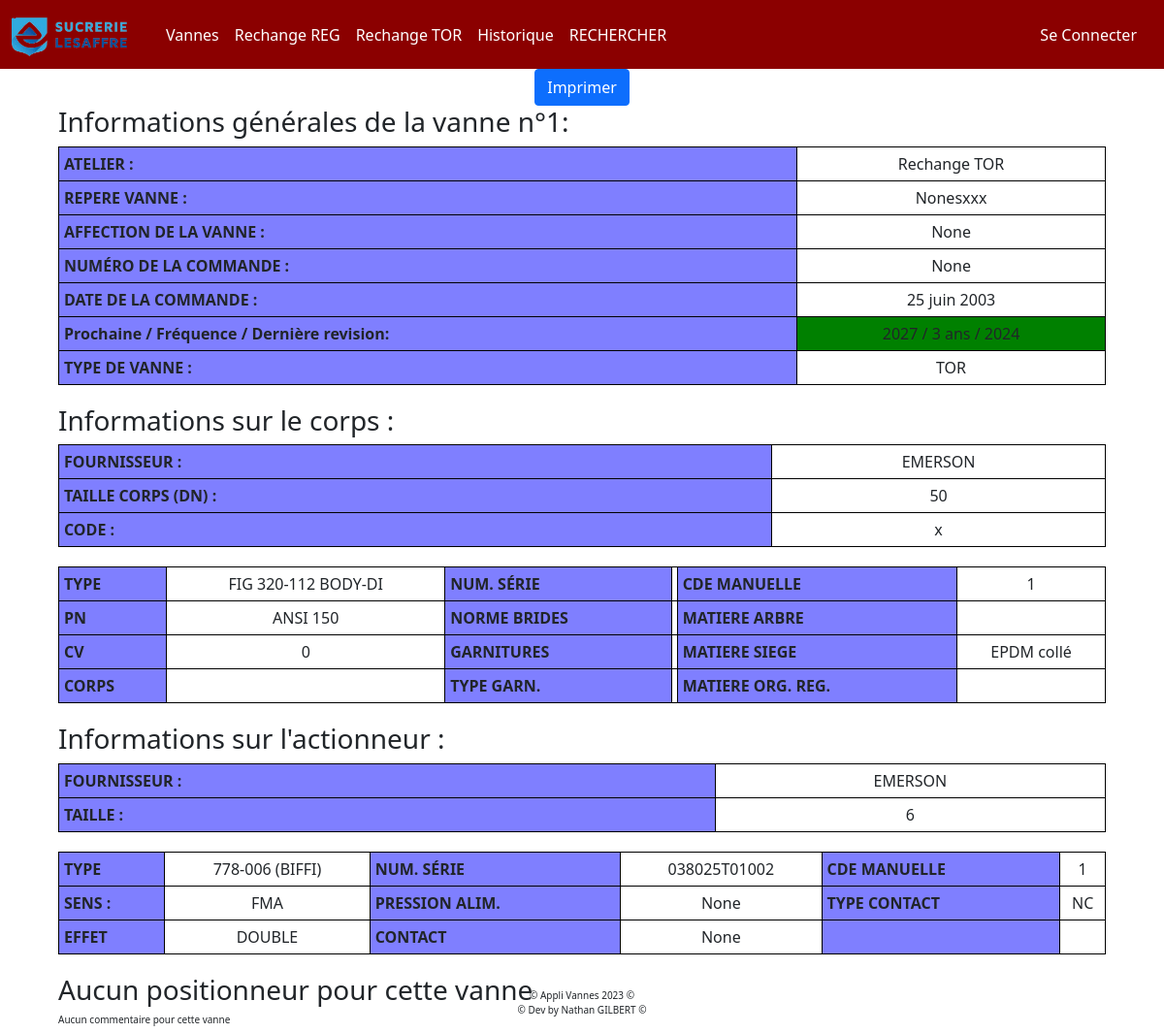
Page /vanne/1/detail_vanne on the earlier database version.
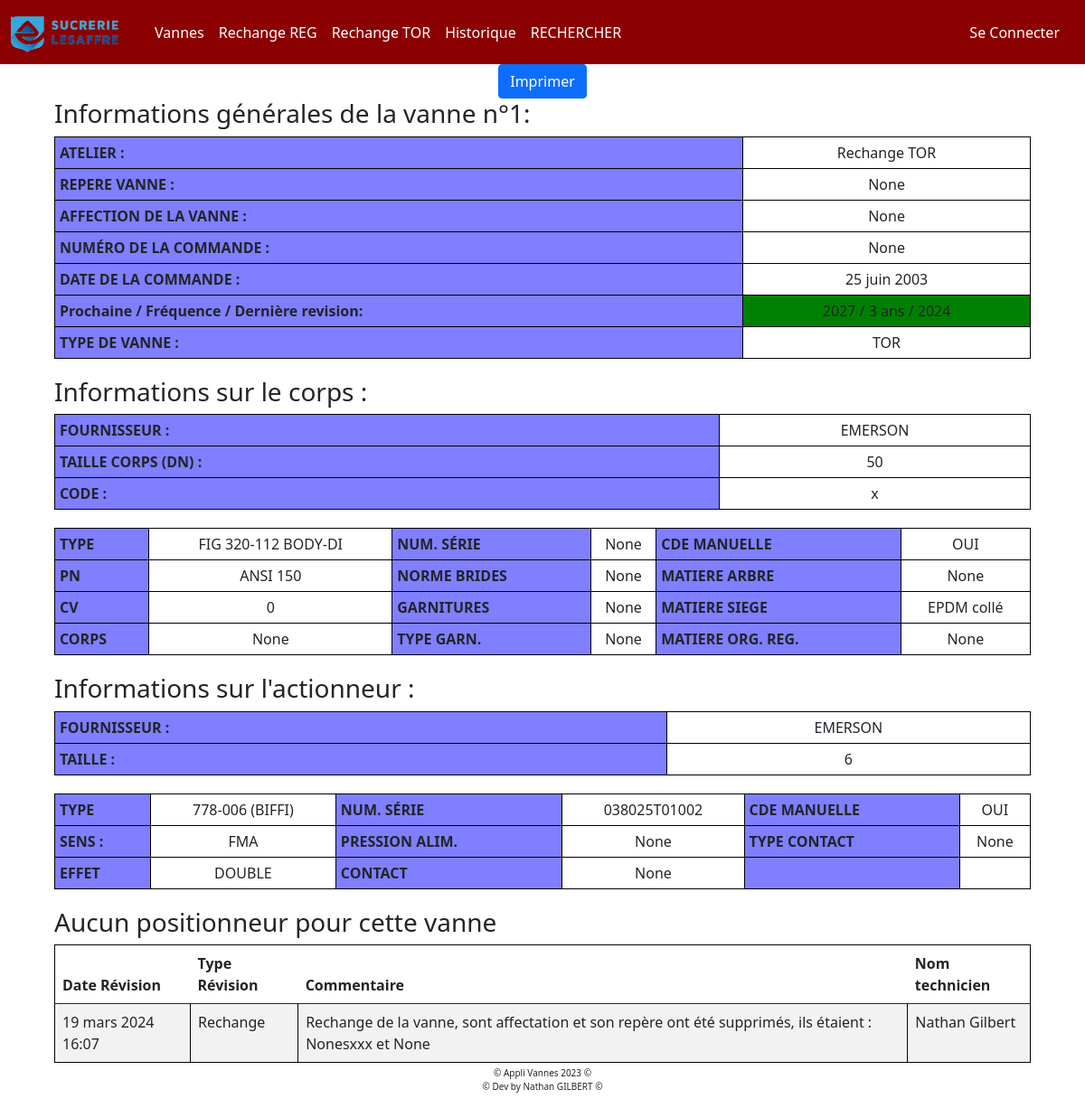
Same page on the later database version.
### appliVanne/models.py (models this page shows, shortened)
class Vanne(models.Model):
    class Meta:
        db_table = 'VANNES'
    id_vanne = models.AutoField(primary_key=True, unique=True, verbose_name="ID de la vanne")
    id_atelier = models.ForeignKey('ATELIER', to_field='id_atelier', on_delete=models.CASCADE, null=True, verbose_name="ID de l'atelier")
    repere_vanne = models.CharField(max_length=255, null=True, blank=True, verbose_name="Repère de la vanne")
    affectation_vanne = models.CharField(max_length=255, null=True, blank=True, verbose_name="Affectation de la vanne")
    machine_vanne = models.CharField(max_length=255, null=True, blank=True, verbose_name="Machine de la vanne")
    numero_commande = models.CharField(max_length=20, null=True, blank=True, verbose_name="Numéro de commande")
    id_actionneur = models.ForeignKey('ACTIONNEUR', to_field='id_actionneur', on_delete=models.CASCADE, null=True, verbose_name="ID de l'actionneur")
    id_corps = models.ForeignKey('CORPS', to_field='id_corps', on_delete=models.CASCADE, null=True, verbose_name="ID du corps")
    id_positionneur = models.ForeignKey('POSITIONNEUR', to_field='id_positionneur', on_delete=models.CASCADE, null=True, blank=True, verbose_name="ID du positionneur")
    id_fournisseur_vannes = models.ForeignKey('FOURNISSEUR', to_field='id_fournisseur', on_delete=models.CASCADE, default=0, null=True, verbose_name="ID du fournisseur de vannes")
    type_vannes = models.CharField(max_length=255, null=True, blank=True, verbose_name="Type de vannes")
    organe_reglant = models.CharField(max_length=255, null=True, blank=True, verbose_name="Organe réglant")
    freq_revision = models.IntegerField(null=True, blank=True, verbose_name="Fréquence de révision")
    derniere_revision = models.IntegerField(null=True, blank=True, verbose_name="Date de la dernière révision")
    voir_en = models.IntegerField(null=True, blank=True, verbose_name="Date de la prochaine révision")
    en_service_vanne = models.IntegerField(default=1, blank=True, verbose_name="En service")
    date_commande = models.DateField(null=True, blank=True, verbose_name="Date de la commande")
    tracker = FieldTracker()

class ACTIONNEUR(models.Model):
    class Meta:
        db_table = 'ACTIONNEUR'
    id_actionneur = models.AutoField(primary_key=True, unique=True, verbose_name="ID de l'actionneur")
    id_fournisseur = models.ForeignKey('FOURNISSEUR', to_field='id_fournisseur', on_delete=models.CASCADE, verbose_name="ID du fournisseur")
    num_serie_actionneur = models.CharField(max_length=255, null=True, blank=True, verbose_name="Numéro de série de l'actionneur")
    type_actionneur = models.CharField(max_length=255, null=True, blank=True, verbose_name="Type de l'actionneur")
    taille_actionneur = models.CharField(max_length=255, null=True, blank=True, verbose_name="Taille de l'actionneur")
    type_contact_actionneur = models.CharField(max_length=255, null=True, blank=True, verbose_name="Type de contact de l'actionneur")
    pression_alimentation = models.CharField(max_length=255, null=True, blank=True, verbose_name="Pression d'alimentation de l'actionneur")
    sens_actionneur = models.CharField(max_length=255, null=True, blank=True, verbose_name="Sens de l'actionneur")
    contact_ouv_ferm_actionneur = models.CharField(max_length=255, null=True, blank=True, verbose_name="Contact ouverture/fermeture de l'actionneur")
    actionneur_simpl_double_effet = models.CharField(max_length=255, null=True, blank=True, verbose_name="Actionneur simple/double effet")
    commande_manuel = models.CharField(max_length=255, null=True, blank=True, verbose_name="Commande manuelle de l'actionneur")
    tracker = FieldTracker()

class ATELIER(models.Model):
    class Meta:
        db_table = 'ATELIER'
    id_atelier = models.AutoField(primary_key=True, unique=True, verbose_name="ID de l'atelier")
    nom_atelier = models.CharField(max_length=45, default='a remplir', unique=True, verbose_name="Nom de l'atelier")

class CORPS(models.Model):
    class Meta:
        db_table = 'CORPS'
    id_corps = models.AutoField(primary_key=True, unique=True, verbose_name="ID du corps")
    id_fournisseur = models.ForeignKey('FOURNISSEUR', to_field='id_fournisseur', on_delete=models.CASCADE, verbose_name="ID du fournisseur")
    type_corps = models.CharField(max_length=255,null=True, blank=True, verbose_name="Type de corps")
    num_serie_corps = models.CharField(max_length=255,null=True, blank=True, verbose_name="Numéro de série du corps")
    dn_corps = models.CharField(max_length=255,null=True, blank=True, verbose_name="DN du corps")
    pn_corps = models.CharField(max_length=255,null=True, blank=True, verbose_name="PN du corps")
    cv_corps = models.CharField(max_length=255,null=True, blank=True, verbose_name="CV du corps")
    norme_bride_corps = models.CharField(max_length=255,null=True, blank=True, verbose_name="Norme de bride du corps")
    code_corps = models.CharField(max_length=255,null=True, blank=True, verbose_name="Code du corps")
    matiere_arbre_corps = models.CharField(max_length=255,null=True, blank=True, verbose_name="Matière de l'arbre du corps")
    matiere_siege_corps = models.CharField(max_length=255,null=True, blank=True, verbose_name="Matière du siège du corps")
    matiere_org_reglant_corps = models.CharField(max_length=255,null=True, blank=True, verbose_name="Matière de l'organe réglant du corps")
    corps_corps = models.CharField(max_length=255,null=True, blank=True, verbose_name="Corps du corps")
    matiere_garnitures_corps = models.CharField(max_length=255,null=True, blank=True, verbose_name="Matière des garnitures du corps")
    type_garniture_corps = models.CharField(max_length=255,null=True, blank=True, verbose_name="Type de garniture du corps")
    tracker = FieldTracker()

class FOURNISSEUR(models.Model):
    class Meta:
        db_table = 'FOURNISSEUR'
    id_fournisseur = models.AutoField(primary_key=True, unique=True, verbose_name="ID du fournisseur")
    nom_fournisseur = models.CharField(max_length=255, verbose_name="Nom du fournisseur")
    email_fournisseur = models.EmailField(verbose_name="Adresse e-mail du fournisseur")
    tel_fournisseur = models.CharField(max_length=255, verbose_name="Numéro de téléphone du fournisseur")

class REVISON(models.Model):
    class Meta:
        db_table = 'REVISION'
    id_revision = models.AutoField(primary_key=True, unique=True, verbose_name="ID de la révision")
    id_revision_vanne =  models.IntegerField(null=True, blank=True, default=0, verbose_name="ID de la révision de la vanne")
    rev_id_vanne = models.IntegerField(null=True, blank=True, default=0, verbose_name="ID de la vanne")
    date_revision = models.DateTimeField(null=True, blank=True, verbose_name="Date de la révision")
    type_revision =  models.ForeignKey('TYPEREVISION', to_field='id_type_revision', on_delete=models.CASCADE, null=True, verbose_name="ID du  type de revision")
    commentaire_revision = models.CharField(max_length=255, null=True, blank=True, default='Aucun commentaire', verbose_name="Commentaire de révision")
    detail_commentaire = models.CharField( max_length=1500000,null=True, blank=True, default='Aucun détail', verbose_name="Détail de révision")
    nom_technicien = models.CharField(max_length=255, null=True, blank=True, default='Aucun technicien', verbose_name="Nom du technicien")
    ajout_revision = models.CharField(max_length=255, null=True, blank=True, default='AUTO', verbose_name="Ajout de révision")

class TypeRevision(models.Model):
    class Meta:
        db_table = 'TYPEREVISION'
    id_type_revision = models.AutoField(primary_key=True, unique=True, verbose_name="ID du type de révision")
    type_revision = models.CharField(max_length=255, blank=True, verbose_name="Type de révision")

### appliVanne/views.py (the view)
# urls.py: path('vanne/<int:id_vanne>/detail', views.detailVanne, name='detail_vanne'),
def detailVanne(request, id_vanne):
    vanne = Vanne.objects.get(id_vanne=id_vanne)
    infoRev = REVISON.objects.filter(rev_id_vanne=id_vanne)
    return render(request, "appliVanne/detailVanne.html", {"vanne": vanne, "infoRevision":infoRev })

### appliVanne/templates/appliVanne/detailVanne.html (shortened to what the changed rows need)
{% extends "appliVanne/base.html" %} {% load static %} {% block title %} Détail Vannes n°{{vanne.id_vanne}} {% endblock %} {% block extra_css %}
<link
  rel="stylesheet"
  href="{% static 'appliVanne/CSS/styleVanneDetail.css' %}" />
{% endblock %}
{% block main %}
<div id="tableauGeneral">
  <h3>Informations générales de la vanne n°{{vanne.id_vanne}}:</h3>
  <table>
    <tbody>
      <tr class="ligne">
        <td class="debutLigne">ATELIER :</td>
        <td class="ligneFin">{{ vanne.id_atelier.nom_atelier }}</td>
      </tr>
      <tr class="ligne">
        <td class="debutLigne">REPERE VANNE :</td>
        <td class="ligneFin">{{ vanne.repere_vanne }}</td>
      </tr>
      <tr class="ligne">
        <td class="debutLigne">AFFECTION DE LA VANNE :</td>
        <td class="ligneFin">{{ vanne.affectation_vanne }}</td>
      </tr>
      <tr class="ligne">
        <td class="debutLigne">NUMÉRO DE LA COMMANDE :</td>
        <td class="ligneFin">{{ vanne.numero_commande }}</td>
      </tr>
      <tr class="ligne">
        <td class="debutLigne">DATE DE LA COMMANDE :</td>
        <td class="ligneFin">{{ vanne.date_commande }}</td>
      </tr>
      <tr class="ligne">
        <td class="debutLigne">Prochaine / Fréquence / Dernière revision:</td>
        <td class="ligneFin date">
          {%if vanne.voir_en == None and vanne.freq_revision == None and vanne.derniere_revision == None  %}
          Pas de revision
          {% else %}
          {{ vanne.voir_en}} / {{vanne.freq_revision}} ans / {{vanne.derniere_revision}}</td>
          {% endif %}
      </tr>
      <tr class="ligne">
        <td class="debutLigne">TYPE DE VANNE :</td>
        <td class="ligneFin">{{ vanne.type_vannes }}</td>
      </tr>
    </tbody>
  </table>
  <h3>Informations sur le corps :</h3>
  <table>
    <tbody>
      <tr class="ligne">
        <td class="debutLigne">FOURNISSEUR :</td>
        <td class="ligneFin">
          {{ vanne.id_corps.id_fournisseur.nom_fournisseur }}
        </td>
      </tr>
      <tr class="ligne">
        <td class="debutLigne">TAILLE CORPS (DN) :</td>
        <td class="ligneFin">{{ vanne.id_corps.dn_corps}}</td>
      </tr>
      <tr class="ligne">
        <td class="debutLigne">CODE :</td>
        <td class="ligneFin">{{ vanne.id_corps.code_corps}}</td>
      </tr>
    </tbody>
  </table>
  <table>
    <tbody>
        <tr>
            <td class="debutLigne">TYPE</td>
            <td class="ligneFin">{{vanne.id_corps.type_corps}}</td>
            <td class="debutLigne">NUM. SÉRIE</td>
            <td class="ligneFin">{{vanne.id_corps.num_serie_corps}}</td>
            <td class="debutLigne">CDE MANUELLE</td>
            <td class="ligneFin"> {{vanne.id_actionneur.commande_manuel}}</td>
        </tr>
        <tr>
            <td class="debutLigne">PN</td>
            <td class="ligneFin">{{vanne.id_corps.pn_corps}}</td>
            <td class="debutLigne">NORME BRIDES</td>
            <td class="ligneFin">{{vanne.id_corps.norme_bride_corps}}</td>
            <td class="debutLigne">MATIERE ARBRE</td>
            <td class="ligneFin">{{vanne.id_corps.matiere_arbre_corps}}</td>
        </tr>
        <tr>
            <td class="debutLigne">CV</td>
            <td class="ligneFin">{{vanne.id_corps.cv_corps}}</td>
            <td class="debutLigne">GARNITURES</td>
            <td class="ligneFin">{{vanne.id_corps.matiere_garnitures_corps}}</td>
            <td class="debutLigne">MATIERE SIEGE</td>
            <td class="ligneFin">{{vanne.id_corps.matiere_siege_corps}}</td>
        </tr>
        <tr>
            <td class="debutLigne">CORPS</td>
            <td class="ligneFin">{{vanne.id_corps.corps_corps}}</td>
            <td class="debutLigne">TYPE GARN.</td>
            <td class="ligneFin">{{vanne.id_corps.type_garniture_corps}}</td>
            <td class="debutLigne">MATIERE ORG. REG.</td>
            <td class="ligneFin">{{vanne.id_corps.matiere_org_reglant_corps}}</td>
        </tr>
    </tbody>
  </table>
  <h3>Informations sur l'actionneur :</h3>
  <table>
    <tbody>
      <tr class="ligne">
        <td class="debutLigne">FOURNISSEUR :</td>
        <td class="ligneFin">
          {{ vanne.id_actionneur.id_fournisseur.nom_fournisseur }}
        </td>
      </tr>
      <tr class="ligne">
        <td class="debutLigne">TAILLE :</td>
        <td class="ligneFin">{{ vanne.id_actionneur.taille_actionneur}}</td>
      </tr>
    </tbody>
  </table>
  <table>
    <tbody>
        <tr>
            <td class="debutLigne">TYPE</td>
            <td class="ligneFin">{{vanne.id_actionneur.type_actionneur}}</td>
            <td class="debutLigne">NUM. SÉRIE</td>
            <td class="ligneFin">{{vanne.id_actionneur.num_serie_actionneur}}</td>
            <td class="debutLigne">CDE MANUELLE</td>
            <td class="ligneFin"> {{vanne.id_actionneur.commande_manuel}}
          </td>
                    </tr>
        <tr>
            <td class="debutLigne">SENS : </td>
            <td class="ligneFin">{{vanne.id_actionneur.sens_actionneur}}</td>
            <td class="debutLigne">PRESSION ALIM.</td>
            <td class="ligneFin">{{vanne.id_actionneur.pression_alimentation}}</td>
            <td class="debutLigne">TYPE CONTACT </td>
            <td class="ligneFin">{{vanne.id_actionneur.type_contact_actionneur}}</td>
        </tr>
        <tr>
            <td class="debutLigne">EFFET </td>
            <td class="ligneFin">{{vanne.id_actionneur.actionneur_simpl_double_effet}}</td>
            <td class="debutLigne">CONTACT</td>
            <td class="ligneFin">{{vanne.id_actionneur.contact_ouv_ferm_actionneur}}</td>
            <td class="debutLigne"></td>
            <td class="ligneFin"></td>
        </tr>
    </tbody>
  </table>
  {% if vanne.id_positionneur is null %}
  <h3> Aucun positionneur pour cette vanne </h3>
  {% endif %}
  {% if infoRevision|length != 0 %}
<table class="table table-striped revision" style="margin-bottom:50px;">
  <thead>
    <tr>
      <th scope="col">Date Révision </th>
      <th scope="col">Type Révision</th>
      <th scope="col">Commentaire </th>
      <th scope="col">Nom technicien</th>
    </tr>
  </thead>
  {% for rev in infoRevision %}
    <tr>
      <td>{{ rev.date_revision }}</td>
      <td>{{ rev.type_revision.type_revision }}</td>
      <td>{{ rev.commentaire_revision }}</td>
      <td>{{ rev.nom_technicien }}</td>
    </tr>
  {% endfor %}
</table>
{% else %}
  <h3 style = "font-size : 10px"> Aucun commentaire pour cette vanne </h3>
{% endif %}
</div>
{% endblock %}

Differences in the rows shown:
changed Vanne "None": repere_vanne "Nonesxxx" → "None"; id_corps.num_serie_corps (not shown) → "None"; id_actionneur.commande_manuel "1" → "OUI"; id_corps.norme_bride_corps (not shown) → "None"; id_corps.matiere_arbre_corps (not shown) → "None"; id_corps.matiere_garnitures_corps (not shown) → "None"; id_corps.corps_corps (not shown) → "None"; id_corps.type_garniture_corps (not shown) → "None"; id_corps.matiere_org_reglant_corps (not shown) → "None"; id_actionneur.type_contact_actionneur "NC" → "None"
added REVISON: date_revision "19 mars 2024 16:07", type_revision.type_revision "Rechange", commentaire_revision "Rechange de la vanne, sont affectation et son repère ont été supprimés, ils étaient : Nonesxxx et None", nom_technicien "Nathan Gilbert"
Other differences:
text no longer shown: "Aucun commentaire pour cette vanne"
text now shown: "Date Révision Type Révision Commentaire Nom technicien"
